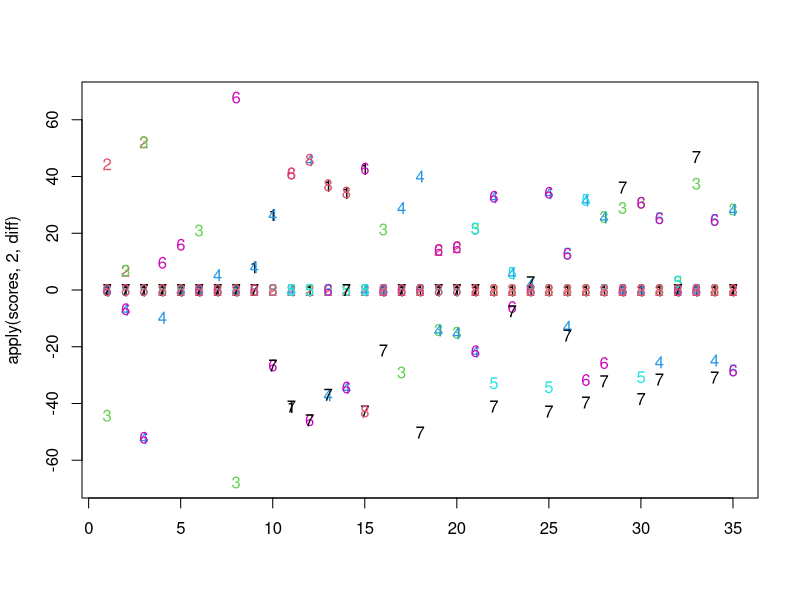
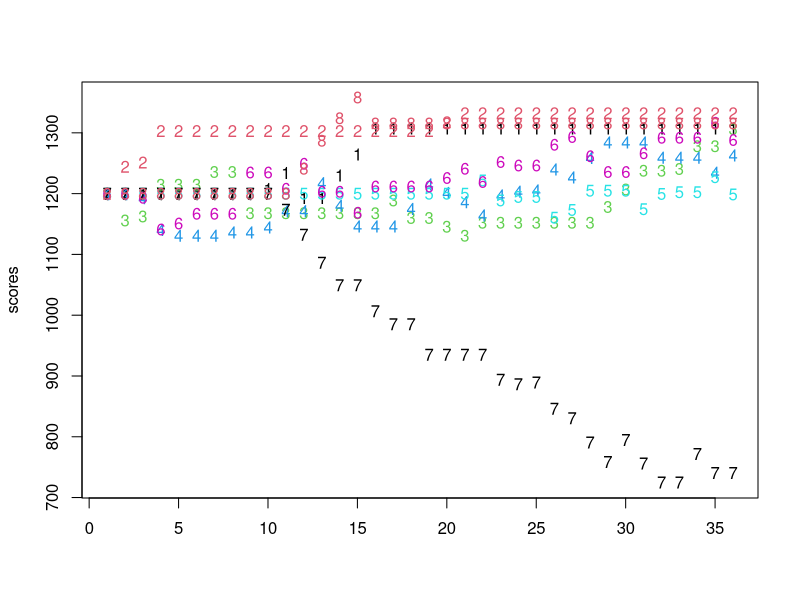

The R script that drew these images, in order:
dat = read.table("./basketball_scores.txt", sep = ",", header = FALSE)
n = NROW(dat)

# Need to standardize game length (7 (6) or 14 (12) minutes only)
# Or just use the observed score as Score / Time (still need time)
# Or consider something like percent of points won by: 10 to 11 is different than 100 to 101

# Starting rating for all players
starting_rating = 1200

# minimum score
min_score = 600

# like it sounds (involved in calculation of observed and expected scores)
logistic_scale = 5

# For every point_diff rating points that team A is higher
# than team B, team A must score 1 more point to increase
# their rating (involved in calculation of expected score only)
point_diff = 40

# K-factor groups
K.group = c(600, 1000, 1400, 1800, 2200, 2600, Inf)
K.val = c(120, 96, 72, 48, 24)*2
K.game = c(50, 1/2) # After K.game[1] games played, reduce K.factor by K.game[2]

# K.val represents the largest possible change, within a certain
# tier, between two evenly matched opponents
# The smallest change (a 1-point victory) is roughly K.val/20
# These are assuming the first K.game[1] games have already been played

# Function for changing K.fac multiplayer in a team
team_func = function(n) 1/sqrt(n)




team.A = strsplit(as.character(dat[,1]), " ")
team.B = strsplit(as.character(dat[,2]), " ")

A.score = as.numeric(sapply(team.A, function(x) tail(x, 1)))
B.score = as.numeric(sapply(team.B, function(x) tail(x, 1)))

team.A = lapply(team.A, function(x) x[-length(x)])
team.B = lapply(team.B, function(x) x[-length(x)])


# Get players
players = unique(c(unlist(lapply(strsplit(as.character(dat[,1]), " "), function(x) x[-length(x)])),
    unlist(lapply(strsplit(as.character(dat[,2]), " "), function(x) x[-length(x)]))))
players = sort(players)



scores = matrix(0, n + 1, length(players))
ngames = matrix(0, n + 1, length(players))
nwin = matrix(0, n + 1, length(players))
nloss = matrix(0, n + 1, length(players))
scores[1,] = rep(starting_rating, length(players))
colnames(scores) = players

for (i in 1:n){
    # Carry over the scores
    scores[i+1, ] = scores[i, ]
    scores[i+1, ] = scores[i, ]

    # Carry over number of games
    ngames[i+1, ] = ngames[i, ]
    nwin[i+1, ] = nwin[i, ]
    nloss[i+1, ] = nloss[i, ]

    # Get index for winners and losers
    A.ind = which(players %in% team.A[[i]])
    B.ind = which(players %in% team.B[[i]])

    # Use sum of player scores to determine team score
    R_A = mean(scores[i, A.ind])
    R_B = mean(scores[i, B.ind])

    # Expected score for the winners
    E_A = 1 / (1 + exp((R_B - R_A) / (logistic_scale*point_diff)))

    # Expected score for the losers
    E_B = 1 - E_A
    
    # K-factor (adjusted by number of players on the team)
    K.fac = double(length(players))
    K.fac[c(A.ind, B.ind)] = 48
    for (j in A.ind){
        for (k in 1:length(K.val))
            if (scores[i, j] >= K.group[k] & scores[i, j] < K.group[k+1])
                K.fac[j] = K.val[k]
        }
    for (j in B.ind){
        for (k in 1:length(K.val))
            if (scores[i, j] >= K.group[k] & scores[i, j] < K.group[k+1])
                K.fac[j] = K.val[k]
        }

    # Reduce K-factor by size of the team
    K.fac[A.ind] = K.fac[A.ind] * team_func(length(A.ind))
    K.fac[B.ind] = K.fac[B.ind] * team_func(length(B.ind))

    # Divide a player's K-factor by 2 when that player has played more than 20 games
    K.fac[A.ind] = K.fac[A.ind] * ifelse(ngames[i, A.ind] > K.game[1], K.game[2], 1)
    K.fac[B.ind] = K.fac[B.ind] * ifelse(ngames[i, B.ind] > K.game[1], K.game[2], 1)

    # Calculate observed as using the score difference (max 10 point diff)
#   S_A = (min(win.score[i] - loss.score[i], 10) + 10) / 20
#   S_B = 1 - S_A
    S_A = 1 / (1 + exp((B.score[i] - A.score[i]) / logistic_scale))
    S_B = 1 - S_A

    # Adjust player scores
    # Team A won or tied (A.score >= B.score), but not by enough (S_A <= E_A),
    # but still don't decrease the score
    if ( (A.score[i] >= B.score[i]) && (S_A <= E_A) )
        K.fac[A.ind] = 0
    # Same for B
    if ( (B.score[i] >= A.score[i]) && (S_B <= E_B) )
        K.fac[B.ind] = 0

    scores[i+1, A.ind] = scores[i, A.ind] + K.fac[A.ind]*(S_A - E_A)
    scores[i+1, B.ind] = scores[i, B.ind] + K.fac[B.ind]*(S_B - E_B)

    # No player's score can drop below 600
    scores[i+1, scores[i+1,] < min_score] = min_score

    ngames[i+1, A.ind] = ngames[i, A.ind] + 1
    ngames[i+1, B.ind] = ngames[i, B.ind] + 1

    if (A.score[i] > B.score[i]){
        nwin[i+1, A.ind] = nwin[i, A.ind] + 1
        nloss[i+1, B.ind] = nloss[i, B.ind] + 1
        }
    if (B.score[i] > A.score[i]){
        nwin[i+1, B.ind] = nwin[i, B.ind] + 1
        nloss[i+1, A.ind] = nloss[i, A.ind] + 1
        }

    }

# Official scores
round(scores)

tail(round(scores), 10)
tail(scores, 8)

final_score = round(tail(scores, 1))
final_ngames = tail(ngames, 1)
final_nwin = tail(nwin, 1)
final_nloss = tail(nloss, 1)


card = rbind(final_score, final_ngames,
    final_nwin, final_nloss)

rownames(card) = c("ELO", "GP", "W", "L")
card = data.frame(card)

# The average score across all players over time (would like to see this increase)
apply(scores, 1, mean)

# Change in player scores over time
apply(scores[,-8], 2, diff)

# For every 20 rank difference, a win by 1 point is considered a draw
# 1 - (1 / (1 + exp(10 / 4.5)))  # obs
# 1 - (1 / (1 + exp(200 / (5*20))))   # exp

# 1 - (1 / (1 + exp(d / x)))  = p
# 1-p = (1 / (1 + exp(d / x)))
# 1 / (1-p) =  (1 + exp(d / x))
# 1/(1-p) - 1 =  exp(d / x)
# log(1/(1-p) - 1) = d / x
# x = d / log(1/(1-p)-1)

# plot(scores[c(1, which(diff(ngames[,1]) == 1) + 1), 1], type = 'l')
# plot(scores[c(1, which(diff(ngames[,2]) == 1) + 1), 2], type = 'l')
# plot(scores[c(1, which(diff(ngames[,3]) == 1) + 1), 3], type = 'l')
# plot(scores[c(1, which(diff(ngames[,4]) == 1) + 1), 4], type = 'l')
# plot(scores[c(1, which(diff(ngames[,5]) == 1) + 1), 5], type = 'l')
# plot(scores[c(1, which(diff(ngames[,6]) == 1) + 1), 6], type = 'l')
# plot(scores[c(1, which(diff(ngames[,7]) == 1) + 1), 7], type = 'l')
# plot(scores[c(1, which(diff(ngames[,8]) == 1) + 1), 8], type = 'l')
# 
# plot(scores[,1], type = 'l')
# plot(scores[,2], type = 'l')
# plot(scores[,3], type = 'l')
# plot(scores[,4], type = 'l')
# plot(scores[,5], type = 'l')
# plot(scores[,6], type = 'l')
# plot(scores[,7], type = 'l')
# plot(scores[,8], type = 'l')

matplot(apply(scores, 2, diff))
matplot(scores)

# d = 5
# p = 0.7
# sc = d / log(1/(1-p)-1)
# ss = 0:20
# yy = 1 - (1 / (1 + exp(ss / sc)))
# plot(ss, yy, type = 'l')
# abline(v = ss[which.max(diff(yy) < 0.10) + 1])
# abline(v = ss[which.max(diff(yy) < 0.05) + 1])
# abline(v = ss[which.max(diff(yy) < 0.01) + 1])
# abline(h = seq(0.5, 0.9, by = 0.1), lty = 2)

random.team = function(players, card){
    n = length(players)
    k = choose(n, n/2) / 2    # Number of possible teams

    require(gtools)
    teamA = head(combinations(n, n/2), k)
    teamB = tail(combinations(n, n/2), k)[k:1,]
    rownames(teamB) = NULL

    if (any(apply(cbind(teamA, teamB), 1, function(x) length(unique(x))) != n))
        stop("problem with getting team combinations")

    scA = apply(teamA, 1, function(y) mean(unlist(card[players[y]][1,])))
    scB = apply(teamB, 1, function(y) mean(unlist(card[players[y]][1,])))
    
    dd = abs(scA - scB)
    pp = 1 - (dd - min(dd)) / diff(range(dd)) + 0.5
    pp = pp / sum(pp)

    pick = sample(k, 1, prob = pp)

    return (list("teamA"=players[teamA[pick,]], "ratingA" = round(scA[pick]),
        "teamB"=players[teamB[pick,]], "ratingB" = round(scB[pick]),
        "diff" = round(abs(scA[pick] - scB[pick]))))
    }

five = c("mickey", "tony" ,"racer", "michael", "trevor")
random.team(five[-2], card)
